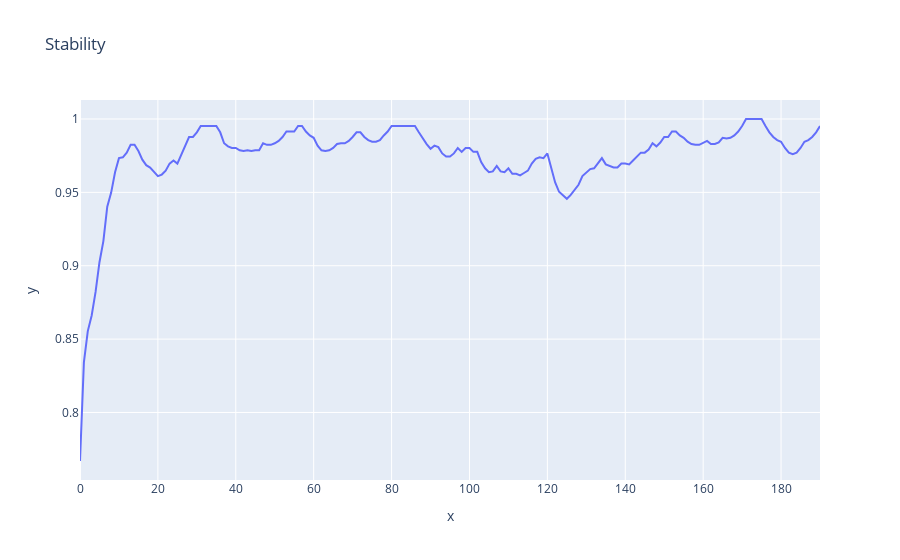

The code cell stored with this chart in its notebook:
### Code cell
fig = px.line(y=fires_stability, title="Stability", labels={"index":"batches", "value":"stability"})
fig.show()

### Figure 1 — Plotly figure (JSON) as saved in the notebook; plotly's stock layout.template omitted (floating-point values rounded to 4 significant figures; data arrays with more than 128 entries replaced by an {"elided": "..."} marker saying what was removed)
{"data": [{"hovertemplate": "x=%{x}<br>y=%{y}<extra></extra>", "legendgroup": "", "line": {"color": "#636efa", "dash": "solid"}, "mode": "lines", "name": "", "orientation": "v", "showlegend": false, "type": "scatter", "x": {"elided": "191 int values"}, "xaxis": "x", "y": {"elided": "191 float values"}, "yaxis": "y"}], "layout": {"legend": {"tracegroupgap": 0}, "title": {"text": "Stability"}, "xaxis": {"anchor": "y", "domain": [0, 1], "title": {"text": "x"}}, "yaxis": {"anchor": "x", "domain": [0, 1], "title": {"text": "y"}}}}
